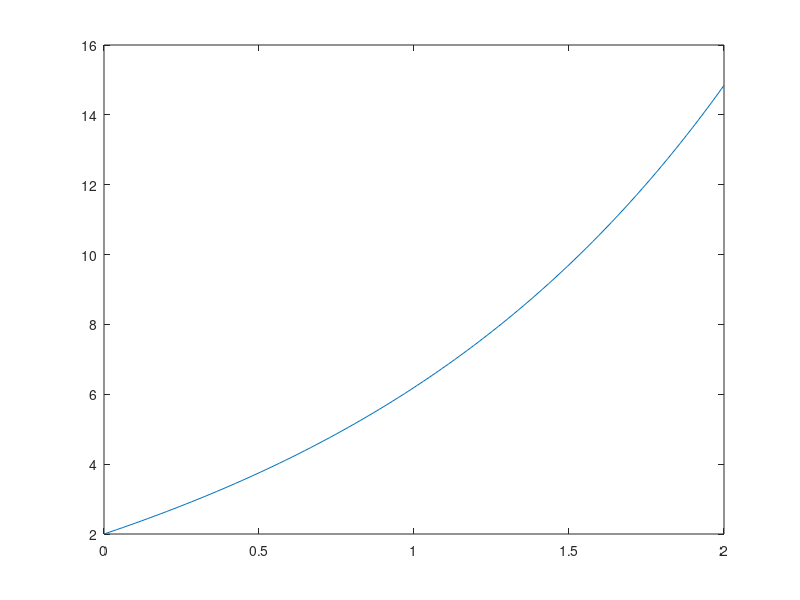

Source code (MATLAB):
function [yt]=yt
clear t; clear y;
t = linspace(0,2);
yt = (4/1.3)*(exp(0.8*t)-exp(-0.5*t)) + 2*exp(-0.5*t);

plot(t, yt);
